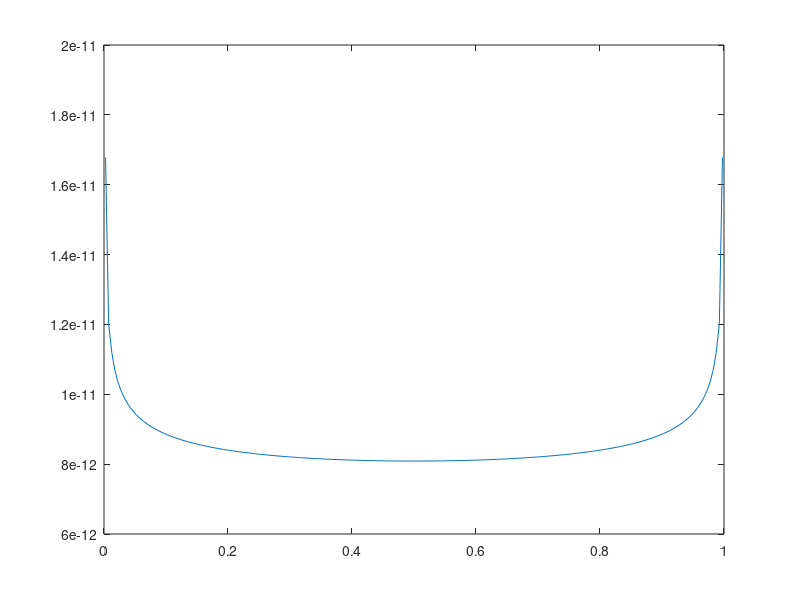

The MATLAB source for this figure:
% numerical computation of the distribution of the charge density along a
% streight wire, using the MoM.

clear

epsilon0=8.8541878e-12;

l=1;    % length
a=1e-3; % wire radius

nl=200;  % number of segments
dl=l/nl;

M=zeros(nl);

y(1:nl)=0;
V(1:nl)=4*pi*epsilon0;

n=1:nl;

y(n)=(n-0.5)*dl;

for(n=1:nl)
    for(m=1:nl)
        if(m==n)
            M(n,n)=2*log(dl/a);
        else
            M(n,m)=dl/abs(y(n)-y(m));
        end
    end
end

rho=M'\V';

plot(y,rho);
